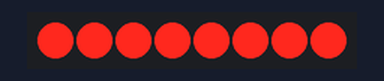
Bench run of a sketch on a simulated Arduino Uno, built with avr-gcc and run on an emulated ATmega328P. On the bench: 8 shift-register outputs drawn as a row of LEDs (first output left, lit = HIGH). Wiring (inferred from the names in the program): shift register (74HC595): data pin 4; shift clock pin 6; latch pin 5; OE pin 3. Wiring (inferred from the signals the program sends): row of LEDs: on Q0, Q1, Q2, Q3, Q4, Q5, Q6, Q7.

Above: at 0.05 s.
At 0.25 s:
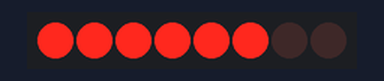
At 0.55 s:
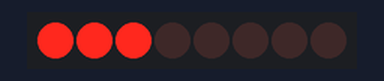
At 2.1 s:
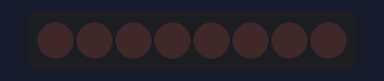
At 4.1 s:
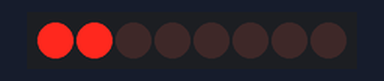
At 7.65 s:
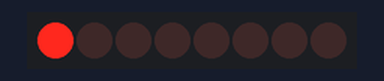
Timing chart, 0 to 8.0 s (numbered marks = the images above):
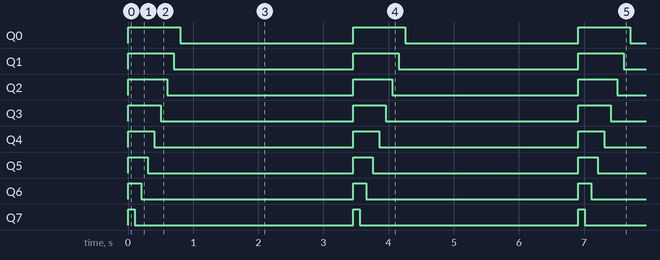

Measured:
- by itself, Q0: alternates HIGH for 0.80 s and LOW for 2.7 s
- by itself, Q1: alternates HIGH for 0.70 s and LOW for 2.8 s
- by itself, Q2: alternates HIGH for 0.60 s and LOW for 2.9 s
- by itself, Q3: alternates HIGH for 0.50 s and LOW for 3.0 s
- by itself, Q4: alternates HIGH for 0.40 s and LOW for 3.1 s
- by itself, Q5: alternates HIGH for 0.30 s and LOW for 3.2 s
- by itself, Q6: alternates HIGH for 0.20 s and LOW for 3.3 s
- by itself, Q7: alternates HIGH for 0.10 s and LOW for 3.4 s

The sketch:

PWM_with_Leds.ino
```cpp
int outputEnablePin = 3;   // OE
int dataPin = 4;          // SER
int latchPin = 5;         // RCLK
int clockPin = 6;         // SRCLK

byte leds = 0;

void setup() {
pinMode(dataPin, OUTPUT);
pinMode(latchPin, OUTPUT);
pinMode(clockPin, OUTPUT);
pinMode(outputEnablePin, OUTPUT);


}

void loop() {
setBrightness(255);
leds = 0;
updateShiftRegister();
delay(100);
for(int i = 0; i<8; i++)
{
  bitSet(leds, i);
  updateShiftRegister();
  delay(100);

}
for(byte b = 255; b>0; b--)
{
  setBrightness(b);
  delay(10);
 }
}

void updateShiftRegister()
{
  digitalWrite(latchPin, LOW);
  shiftOut(dataPin, clockPin, LSBFIRST, leds);
  digitalWrite(latchPin, HIGH);
}

void setBrightness(byte brightness)
{
  analogWrite(outputEnablePin, 255-brightness);
}
```
